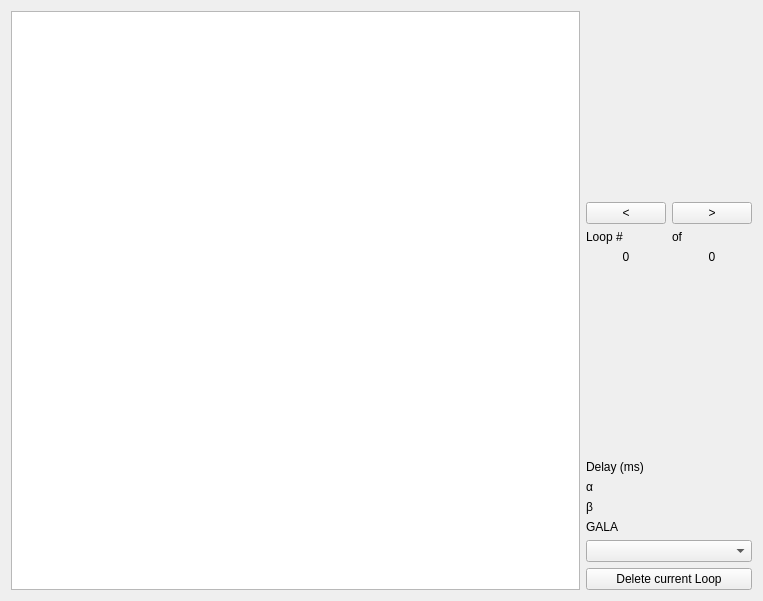
<?xml version="1.0" encoding="UTF-8"?>
<ui version="4.0">
 <class>LoopWidget</class>
 <widget class="QWidget" name="LoopWidget">
  <property name="geometry">
   <rect>
    <x>0</x>
    <y>0</y>
    <width>763</width>
    <height>601</height>
   </rect>
  </property>
  <property name="windowTitle">
   <string>Form</string>
  </property>
  <layout class="QHBoxLayout" name="horizontalLayout">
   <item>
    <widget class="PlotWidget" name="graphicsView"/>
   </item>
   <item>
    <layout class="QVBoxLayout" name="verticalLayout_2">
     <item>
      <layout class="QGridLayout" name="gridLayout">
       <item row="5" column="1">
        <widget class="QLabel" name="lblDelay">
         <property name="text">
          <string/>
         </property>
        </widget>
       </item>
       <item row="1" column="0">
        <widget class="QPushButton" name="btnPrev">
         <property name="text">
          <string>&lt;</string>
         </property>
        </widget>
       </item>
       <item row="4" column="0">
        <spacer name="verticalSpacer_2">
         <property name="orientation">
          <enum>Qt::Vertical</enum>
         </property>
         <property name="sizeHint" stdset="0">
          <size>
           <width>20</width>
           <height>40</height>
          </size>
         </property>
        </spacer>
       </item>
       <item row="2" column="1">
        <widget class="QLabel" name="label_2">
         <property name="text">
          <string>of</string>
         </property>
        </widget>
       </item>
       <item row="2" column="0">
        <widget class="QLabel" name="label">
         <property name="text">
          <string>Loop #</string>
         </property>
        </widget>
       </item>
       <item row="8" column="1">
        <widget class="QLabel" name="lblGala">
         <property name="text">
          <string/>
         </property>
        </widget>
       </item>
       <item row="5" column="0">
        <widget class="QLabel" name="label_4">
         <property name="text">
          <string>Delay (ms)</string>
         </property>
        </widget>
       </item>
       <item row="3" column="0">
        <widget class="QLabel" name="lblIdx">
         <property name="text">
          <string>0</string>
         </property>
         <property name="alignment">
          <set>Qt::AlignCenter</set>
         </property>
        </widget>
       </item>
       <item row="0" column="0">
        <spacer name="verticalSpacer">
         <property name="orientation">
          <enum>Qt::Vertical</enum>
         </property>
         <property name="sizeHint" stdset="0">
          <size>
           <width>20</width>
           <height>40</height>
          </size>
         </property>
        </spacer>
       </item>
       <item row="6" column="0">
        <widget class="QLabel" name="label_3">
         <property name="text">
          <string>α</string>
         </property>
        </widget>
       </item>
       <item row="7" column="0">
        <widget class="QLabel" name="label_5">
         <property name="text">
          <string>β</string>
         </property>
        </widget>
       </item>
       <item row="7" column="1">
        <widget class="QLabel" name="lblBeta">
         <property name="text">
          <string/>
         </property>
        </widget>
       </item>
       <item row="8" column="0">
        <widget class="QLabel" name="label_7">
         <property name="text">
          <string>GALA</string>
         </property>
        </widget>
       </item>
       <item row="0" column="1">
        <spacer name="verticalSpacer_3">
         <property name="orientation">
          <enum>Qt::Vertical</enum>
         </property>
         <property name="sizeHint" stdset="0">
          <size>
           <width>20</width>
           <height>40</height>
          </size>
         </property>
        </spacer>
       </item>
       <item row="1" column="1">
        <widget class="QPushButton" name="btnNext">
         <property name="text">
          <string>&gt;</string>
         </property>
        </widget>
       </item>
       <item row="6" column="1">
        <widget class="QLabel" name="lblAlpha">
         <property name="text">
          <string/>
         </property>
        </widget>
       </item>
       <item row="3" column="1">
        <widget class="QLabel" name="lblTot">
         <property name="sizePolicy">
          <sizepolicy hsizetype="Preferred" vsizetype="Preferred">
           <horstretch>0</horstretch>
           <verstretch>0</verstretch>
          </sizepolicy>
         </property>
         <property name="text">
          <string>0</string>
         </property>
         <property name="alignment">
          <set>Qt::AlignCenter</set>
         </property>
        </widget>
       </item>
       <item row="4" column="1">
        <spacer name="verticalSpacer_4">
         <property name="orientation">
          <enum>Qt::Vertical</enum>
         </property>
         <property name="sizeHint" stdset="0">
          <size>
           <width>20</width>
           <height>40</height>
          </size>
         </property>
        </spacer>
       </item>
      </layout>
     </item>
     <item>
      <widget class="QComboBox" name="comboSeries"/>
     </item>
     <item>
      <widget class="QPushButton" name="btnDelete">
       <property name="text">
        <string>Delete current Loop</string>
       </property>
      </widget>
     </item>
    </layout>
   </item>
  </layout>
 </widget>
 <customwidgets>
  <customwidget>
   <class>PlotWidget</class>
   <extends>QGraphicsView</extends>
   <header>pyqtgraph</header>
  </customwidget>
 </customwidgets>
 <resources/>
 <connections/>
</ui>
